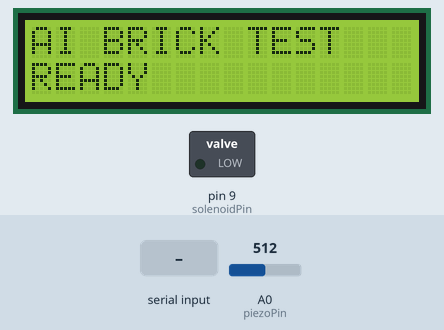
Simulated run of this sketch. Board: Arduino Uno, built with avr-gcc and run on an emulated ATmega328P. Parts: 16×2 character LCD, switched loads named in the sketch (green lamp = pin HIGH). Inputs (shaded band) come from the test bench; at power-on: A0 (piezoPin) = 512. What the sketch prints to the serial monitor is not drawn.

Above: at 1.2 s.
1.3 s: "HIGH\n" received over Serial
At 2.4 s:
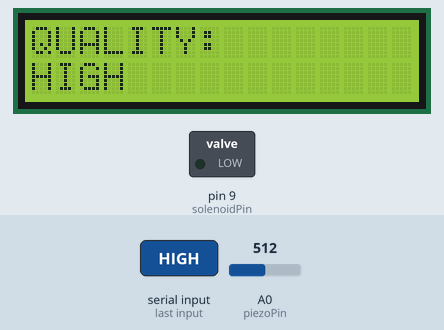
2.8 s: "MEDIUM\n" received over Serial
At 3.6 s:
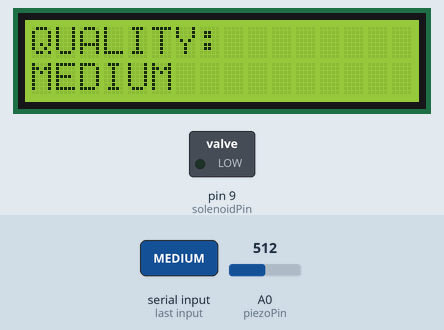
4.3 s: byte 115 ('s') received over Serial
At 4.6 s:
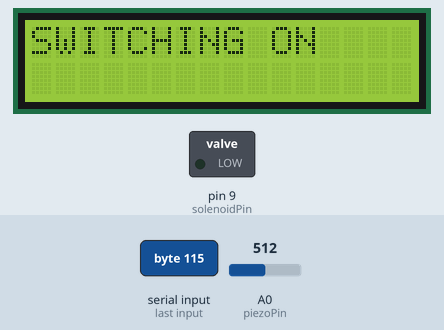
7.3 s: "LOW\n" received over Serial
At 10.2 s:
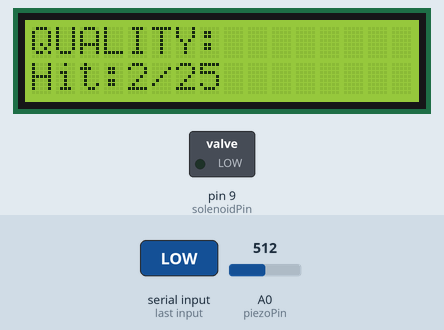
Timing chart, 0 to 14.2 s (numbered marks = the images above; inputs shaded):
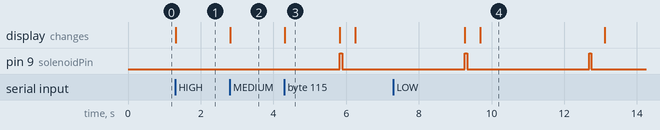

Measured:
- after the input at 1.3 s, the display: changes at once (image 1)
- after the input at 2.8 s, the display: changes at once (image 2)
- after the input at 4.3 s, pin 9 (solenoidPin): LOW → HIGH after 1.5 s, → LOW 0.06 s later; the display: changes at once (image 3)
- after the input at 7.3 s, the display: first changes after 2.0 s (image 4 shows a later state)
- what the display in image 3 shows lasts 1.5 s, from 4.3 s to 5.8 s

The sketch:

Arduino-testing-code.ino
```cpp
#include <Wire.h>
#include <LiquidCrystal_I2C.h>

LiquidCrystal_I2C lcd(0x27, 16, 2);

const int solenoidPin = 9;
const int piezoPin = A0;
const int totalHits = 25;

bool testing = false;
int hitCount = 0;

float totalPeak = 0;
float totalEnergy = 0;
float totalDecay = 0;

void setup() {

  pinMode(solenoidPin, OUTPUT);
  digitalWrite(solenoidPin, LOW);

  Serial.begin(115200);

  lcd.init();
  lcd.backlight();

  lcd.clear();
  lcd.setCursor(0,0);
  lcd.print("AI BRICK TEST");
  lcd.setCursor(0,1);
  lcd.print("READY");

  Serial.println("Type 's' to START");
}

void loop() {

  if (Serial.available() > 0) {

    char command = Serial.read();

    if(command == 's' || command == 'S') {

      testing = true;
      hitCount = 0;

      totalPeak = 0;
      totalEnergy = 0;
      totalDecay = 0;

      lcd.clear();
      lcd.setCursor(0,0);
      lcd.print("SWITCHING ON");
      delay(1500);

      lcd.clear();
      lcd.setCursor(0,0);
      lcd.print("TESTING...");
    }
  }

  if(testing && hitCount < totalHits) {

    digitalWrite(solenoidPin, HIGH);
    delay(60);
    digitalWrite(solenoidPin, LOW);

    delay(20);

    int peak = 0;
    long energy = 0;
    long decayTime = 0;

    for(int i = 0; i < 300; i++) {

      int sensorValue = analogRead(piezoPin);

      if(sensorValue > 2) {

        energy += sensorValue;

        if(sensorValue > peak) {
          peak = sensorValue;
        }

        decayTime = i;
      }

      delay(1);
    }

    totalPeak += peak;
    totalEnergy += energy;
    totalDecay += decayTime;

    hitCount++;

    lcd.setCursor(0,1);
    lcd.print("Hit:");
    lcd.print(hitCount);
    lcd.print("/25 ");

    delay(3000);
  }

  if(testing && hitCount >= totalHits) {

    testing = false;

    float avgPeak = totalPeak / totalHits;
    float avgEnergy = totalEnergy / totalHits;
    float avgDecay = totalDecay / totalHits;

    // Send to Python
    Serial.print("FINAL,");
    Serial.print(avgPeak);
    Serial.print(",");
    Serial.print(avgEnergy);
    Serial.print(",");
    Serial.println(avgDecay);

    lcd.clear();
    lcd.setCursor(0,0);
    lcd.print("ANALYZING...");
  }

  // Receive prediction from Python
  if(Serial.available()) {

    String result = Serial.readStringUntil('\n');

    if(result == "HIGH") {

      lcd.clear();
      lcd.setCursor(0,0);
      lcd.print("QUALITY:");
      lcd.setCursor(0,1);
      lcd.print("HIGH");

    } else if(result == "MEDIUM") {

      lcd.clear();
      lcd.setCursor(0,0);
      lcd.print("QUALITY:");
      lcd.setCursor(0,1);
      lcd.print("MEDIUM");

    } else if(result == "LOW") {

      lcd.clear();
      lcd.setCursor(0,0);
      lcd.print("QUALITY:");
      lcd.setCursor(0,1);
      lcd.print("LOW");
    }
  }
}
```
